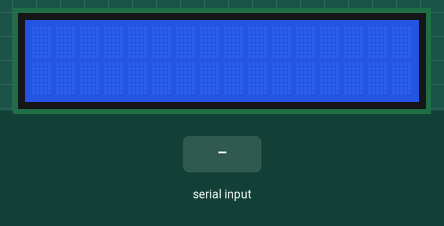
This sketch was run on a simulated Arduino Uno, built with avr-gcc and run on an emulated ATmega328P. Parts: 16×2 character LCD. Inputs (shaded band) come from the test bench.

Above: at 1.2 s.
1.3 s: "1\n" received over Serial
At 1.8 s:
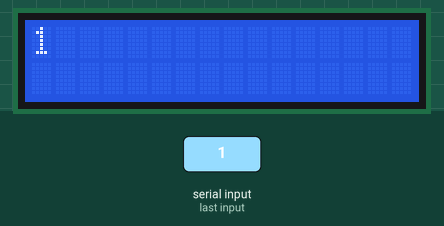
2.8 s: "0\n" received over Serial
At 4.2 s:
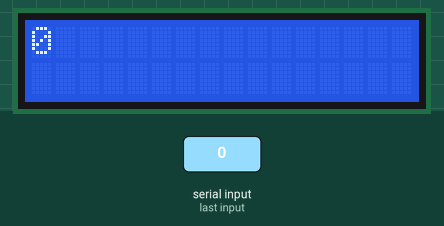
Timing chart, 0 to 5.8 s (numbered marks = the images above; inputs shaded):
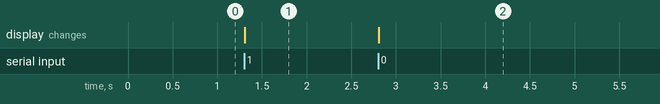

Measured:
- after the input at 1.3 s, the display: changes at once (image 1)
- after the input at 2.8 s, the display: changes at once (image 2)

The sketch:

Test02_lcd01.ino
```cpp
//导入库
#include <LiquidCrystal_I2C.h>
LiquidCrystal_I2C lcd(0x20,16,2);

String inputString = "";

void setup() {
  lcd.begin(16, 2);

  Serial.begin(9600);
}

void loop() {
  if (Serial.available() > 0) {
    char input = Serial.read();
    if (input == '\n') {
      lcd.clear();
      lcd.setCursor(0,0);
      lcd.print(inputString);
      inputString = "";
    } else {
      inputString += input;
    }
  }
}
```
